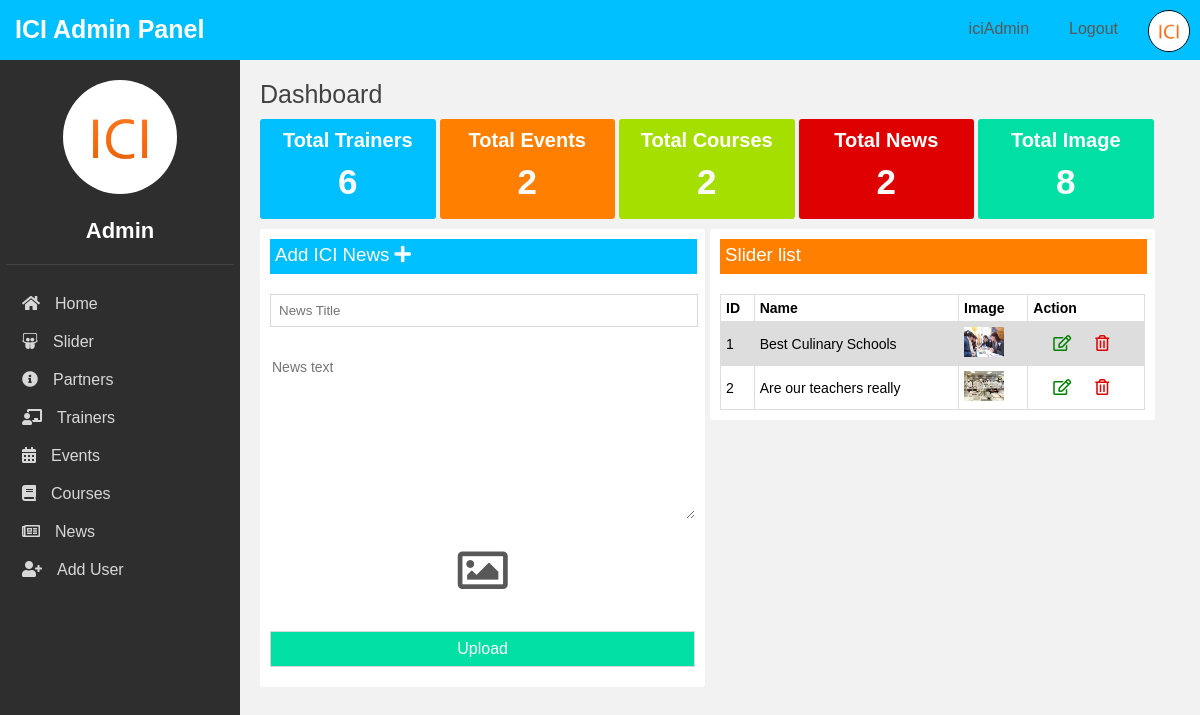
Screenshot of /admin/news.php (signed in) with the database file from the repository.
### tables this page shows
CREATE TABLE `users` (
  `userid` int(11) NOT NULL,
  `username` varchar(255) NOT NULL,
  `userpass` varchar(255) NOT NULL,
  `userpic` varchar(300) NOT NULL,
  `fullname` varchar(300) NOT NULL
);

CREATE TABLE `news` (
  `id` int(11) NOT NULL,
  `title` varchar(300) NOT NULL,
  `detalis` varchar(1000) NOT NULL,
  `img` varchar(300) NOT NULL,
  `date_time` datetime NOT NULL
);

### admin/conf/class.php (called while the page is built, shortened)
<?php
	class icibd{
		public function userdata($username){
			global $conn;
			$query = $conn->prepare("SELECT * FROM users WHERE  username=? ");
			$query->bindValue(1, $username);
			$query->execute();
			return $query->fetch();
		}
		public function allnews(){
			global $conn ;
			$query = $conn->prepare("SELECT * FROM 	news ");
			$query-> execute();
			return $query->fetchAll ();
		}
	}
?>

### admin/news.php (the view, shortened to what this page needs)
<?php include 'inc/header.php'; ?>
<div class="admincontent">
	<?php include 'inc/desbord.php'; ?>
	<div class="cleft">
		<div class="Sliderlist">
			<h3 class="blu" >Add ICI News <i class="fas fa-plus"></i> </h3>
			<form id="from" action=" " method="post" enctype="multipart/form-data">
				<input type="text" name="title" placeholder="News Title">
				<textarea name="detalis" rows="8" placeholder="News text" ></textarea>
				<label for="file"><h2><i class="far fa-image"></i></h2></label>
				<input  class="parple" type="submit" name="news" value="Upload" >
			</form>
		</div>
	</div>
	<div class="cright">
		<div class="Sliderlist">
			<h3 class="orge" >Slider list </h3>
			<table>
				  <tr>
				    <th>ID</th>
				    <th>Name</th>
				    <th>Image</th>
				    <th>Action</th>
				  </tr>
			<?php
				$icinews = new icibd;
				$allnews = $icinews->allnews();
				foreach ($allnews as $icinews) {?>
				<tr>
				  	<td><?php echo $icinews['id']; ?></td>
				  	<td><?php echo $icinews['title']; ?></td>
				  	<td><img src="../img/news/<?php echo $icinews['img']; ?>"></td>
				  	<td>
				  		<a href="#"><i class="far fa-edit cgreen"></i></a>
				  		<a href="news.php?newsdelet&$nid=<?php echo $icinews['id']; ?>"><i class="far fa-trash-alt cred"></i></a>
				  	</td>
				</tr>
				<?php } ?>
			</table>
		</div>
	</div>
	</div>
</div>
</body>
</html>

### admin/inc/header.php (shortened to what this page needs)
<?php
	include 'conf/conn.php';
	include 'conf/class.php';
?>
<!DOCTYPE html>
<html>
<head>
	<link rel="stylesheet" type="text/css" href="css/style.css">
	<link rel="stylesheet" href="https://use.fontawesome.com/releases/v5.5.0/css/all.css">
</head>
<body>
<div class="cotener">
<div class="header">
	<h1> ICI Admin Panel</h1>
	<ul>
		<?php
		if (isset($_SESSION['username'])) {
			$id = $_SESSION['username'];
			$iciuser = new icibd;
			$data = $iciuser->userdata($id);?>
			<li><img src="img/<?php echo $data['userpic']?>"></li>
			<li><p><a href="logout.php">Logout</a></p></li>
			<li><p><a href=""><?php echo $data['username']?></a></p></li>
	</ul>
</div>
<div class="adminmanu bgcolor">
	<div class="adminprofile">
		<img src="img/<?php echo $data['userpic']?>">
		<h1><?php echo $data['fullname']?></h1>
	</div>
	<div class="nav">
		<ul>
			<li><i class="fas fa-home"></i><a href="index.php">Home</a></li>
			<li><i class="fab fa-slideshare"></i><a href="image.php">Slider</a></li>
			<li><i class="fas fa-info-circle"></i><a href="partner.php">Partners</a></li>
			<li><i class="fas fa-chalkboard-teacher"></i><a href="trainers.php">Trainers</a></li>
			<li><i class="fas fa-calendar-alt"></i><a href="event.php">Events</a></li>
			<li><i class="fas fa-book"></i><a href="cources.php">Courses</a></li>
			<li><i class="far fa-newspaper"></i><a href="news.php">News</a></li>
			<li><i class="fas fa-user-plus"></i><a href="">Add User</a></li>
		</ul>
	</div>
</div>
<?php }	?>

### admin/css/style.css (style rules this page uses)
body { margin:0; padding:0; background-color: #F2F2F2 }
h1,h2,h3,h4,h5,h6,b,p,a { margin: 0; padding: 0; text-decoration: none; color: #585858; font-family: "Trebuchet MS" , Verdana, Helvetica, Sans-Serif !important; }
li { list-style: none;margin: 0; }
ul { margin: 0;padding: 0; }
textarea { width: 99%; padding-top: 20px; border:none; text-align: justify; font-family: arial; line-height: 20px; font-size: 14px; }
table { font-family: arial, sans-serif; border-collapse: collapse; width: 100%; margin-top: 20px; }
table img { width:40px; height: 30px; }
table i { padding-left: 20px; font-size: 16px; }
td, th { border: 1px solid #dddddd; text-align: left; padding: 5px; font-size: 14px; }
tr:nth-child(even) { background-color: #dddddd; }
#from { width: 100%; height: auto; margin-top: 20px; font-family: arial; }
#from input[type=text], input[type=email] { width: 96.5%; margin: 0; padding:8px; border:1px solid #D8D8D8; margin-bottom: 10px; }
#from label h2 { padding: 20px; margin: 0px auto; font-size: 50px; text-align: center; }
#from input[type=submit] { width:100%; margin: 0; padding:8px; border:1px solid #D8D8D8; margin-bottom: 10px; color: #fff; font-size: 16px; margin-top: 10px; }
.blu { background-color:#00BFFF; }
.orge { background-color: #FF8000; }
.parple { background-color: #01DFA5; }
.cred { color: #DF0101; }
.cgreen { color: green; }
.bgcolor { background-color: #2E2E2E }
.header { width: 100%; height: 60px; overflow: hidden; background-color:#00BFFF; position: fixed; }
.header h1 { color: #fff; padding: 0; margin: 0; padding: 15px; float: left; font-size: 25px; font-family: "Trebuchet MS" , Verdana, Helvetica, Sans-Serif !important; }
.header ul { float: right; }
.header ul li { float: right; margin: 0; padding: 10px; font-family: 'Montserrat', sans-serif; }
.header p { color: #fff; padding: 10px; }
.header ul img { width:40px; border-radius: 100%; border:1px solid #000; }
.admincontent { width: 75%; height: 1000px; padding: 20px; margin-left: 20%; float: left; margin-top: 60px; background-color: none; }
.adminmanu { width:20%; bottom: 0; top: 60px; position: fixed; }
.nav { width: 90%; margin: 0px auto; margin-top: 20px; }
.nav ul { margin: 0; padding: 0; }
.nav ul li { padding:10px; }
.nav ul i { color: #D8D8D8; margin-right:5px; }
.nav ul li a { color: #D8D8D8; font-size: 16px; padding:10px; font-family: arial; }
.adminprofile { width:95%; height: auto; margin: 0px auto; margin-top: 20px; text-align: center; border-bottom: 1px solid #424242; }
.adminprofile img { width:50%; border-radius: 100%; }
.adminprofile h1 { font-size: 22px; color: #fff; padding-top: 20px; padding-bottom: 20px; }
.cleft { float: left; width: 50%; }
.cright { float: left; width: 50%; }
.Sliderlist { width: 94.5%; height: auto; margin-top: 10px; background-color: #fff; border-radius: 3px; padding: 10px; }
.Sliderlist h3 { width: 98%; height: 25px; padding: 5px; margin: 0; color: #fff; font-weight: normal; }

### rows the page displays
users: userpic (placeholder picture), username "iciAdmin", fullname "Admin"
news: id "1", title "Best Culinary Schools", img (picture)
news: id "2", title "Are our teachers really", img (picture)

### other values shown
$count "6"
$count "2"
$count "8"
